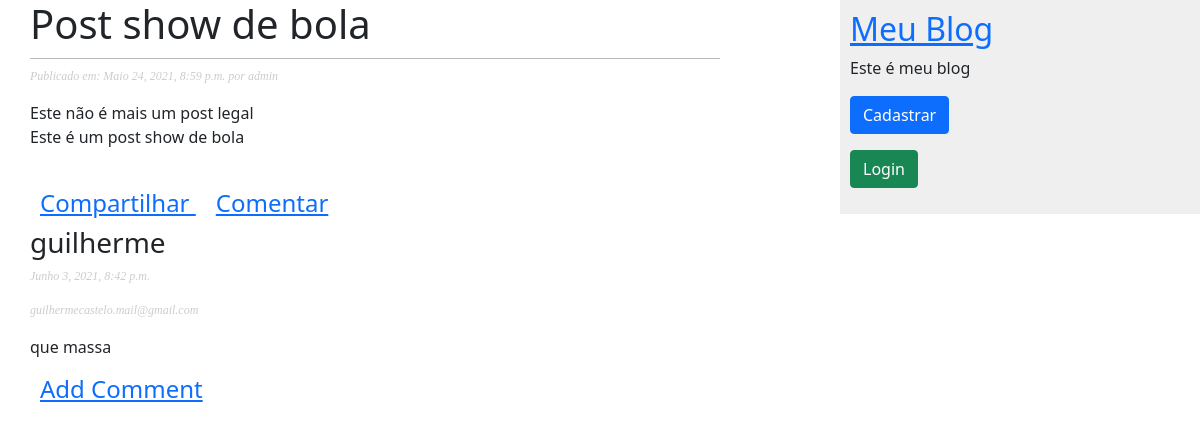
The app's page /post-show-de-bola/ with its own data.
### meublog/models.py (models this page shows, shortened)
class Post(models.Model):
    STATUS_CHOICES = (
        ('rascunho', 'Rascunho'),
        ('publicado', 'publicado')
    )
    objects = models.Manager()
    publicado = PublicadosManager()
    titulo = models.CharField(max_length=250)
    slug = models.SlugField(max_length=100)
    corpo = models.TextField()
    autor = models.ForeignKey(User, on_delete=models.CASCADE, related_name='meublog_posts')
    publicados = models.DateTimeField(default=timezone.now)
    criado = models.DateTimeField(auto_now_add=True)
    status = models.CharField(max_length=9, choices=STATUS_CHOICES, default='rascunho')
    class Meta:
        ordering = ('-publicados',)
        verbose_name = "Post"
        verbose_name_plural = "Posts"

class Comentario(models.Model):
    post = models.ForeignKey(Post, on_delete=models.CASCADE)
    nome = models.CharField('Nome', max_length=100)
    email = models.EmailField('E-mail')
    comentario = models.TextField('Comentário')
    criado = models.DateTimeField('Data Criação', auto_now_add=True)
    status = models.BooleanField('Ativo', default=False)
    class Meta:
        verbose_name = "Comentario"
        verbose_name_plural = "Comentarios"

### meublog/views.py (the view)
# urls.py: path('<slug:slug>/', views.DetalharPostView.as_view(), name='detalhe'),
class DetalharPostView(DetailView):
    template_name = "meublog/post/detalharpost.html"
    model = Post
    def _get_comment(self, id_post):
        try:
            return Comentario.objects.filter(post_id=id_post, status=True)
        except Comentario.DoesNotExixt:
            raise Exception
    def get_context_data(self, **kwargs):
        context = super(DetalharPostView, self).get_context_data(**kwargs)
        context['coments'] = self._get_comment(self.object.id)
        return context

### meublog/templates/meublog/post/detalharpost.html (shortened to what this page needs)
{% extends 'meublog/base.html' %}
{% block conteudo %}
    <h1> {{ post.titulo }} </h1>
    <p class="date">
        Publicado em: {{ post.publicados }} por {{ post.autor }}
    </p>
    <p>
        {{ post.corpo | linebreaks }}
    </p>
    <br>
    <h4>
        <span style="margin-right:10px; margin-left:10px">
            <a href="{% url 'meublog:share_post' post.pk %}">
                Compartilhar
            </a>
        </span>
        <span style="margin-right:10px; margin-left:10px">
            <a href="{% url 'meublog:comentar_post' post.id %}">
                Comentar
            </a>
        </span>
    </h4>
    {% for c in coments %}
        <h3>
            {{ c.nome }}
        </h3>
        <p class="date">
            {{ c.criado }}
        </p>
        <p class="date">
            {{ c.email }}
        </p>
        <p>
            {{ c.comentario }}
        </p>
    {% endfor %}
    <h4>
        <span style="margin-right:10px; margin-left:10px">
            <a href="{% url 'meublog:comentar_post' post.id %}">
                Add Comment
            </a>
        </span>
    </h4>
{% endblock %}

### meublog/static/css/meublog.css (style rules this page uses)
body { margin:0; padding:0; font-family:helvetica, sans-serif; }
a { color:#00abff; text-decoration:none; }
h1 { font-weight:normal; border-bottom:1px solid #bbb; padding:0 0 10px 0; }
p.date { color:#ccc; font-family: georgia, serif; font-size: 12px; font-style: italic; }

### records on screen
Post: publicados "Maio 24, 2021, 8:59 p.m.", autor "admin", corpo "Este não é mais um post legal Este é um post show de bola"
Comentario: nome "guilherme", criado "Junho 3, 2021, 8:42 p.m.", email "guilhermecastelo.mail@gmail.com", comentario "que massa"
